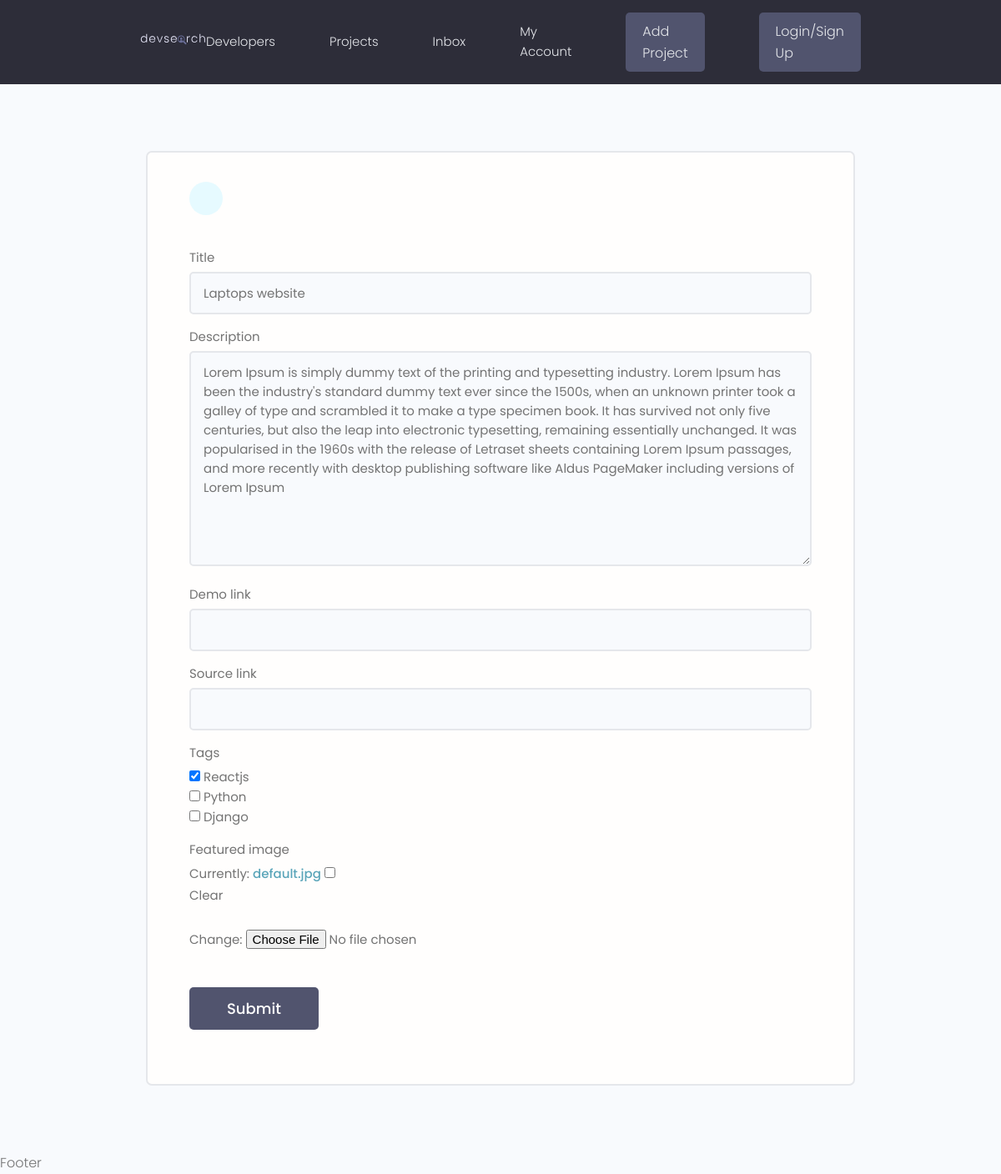
/projects/update-project/1fe9fa0a951e4d8ebd4df3a65afcbdd0/, run on an earlier commit of the app's database.
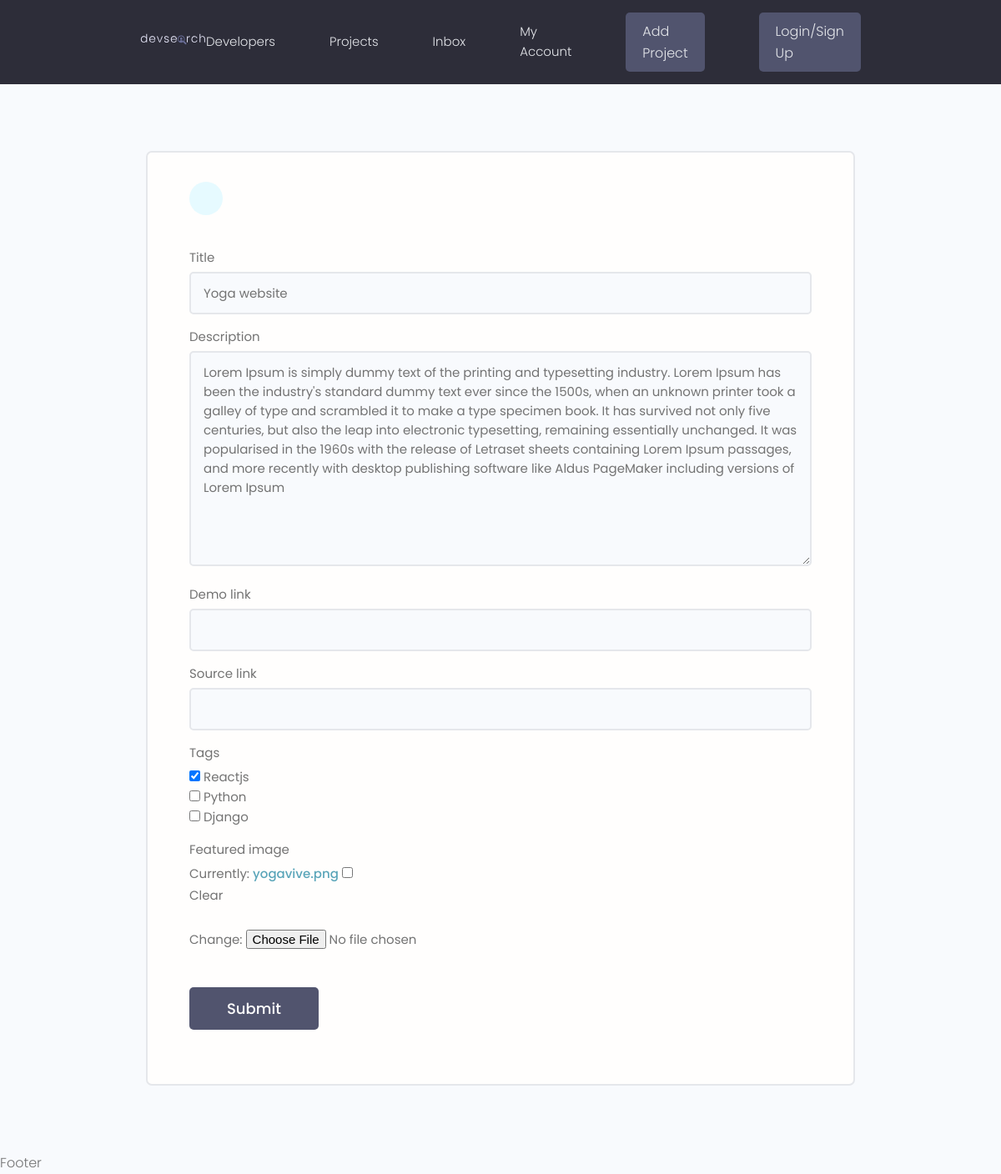
And on a later commit of the database.
### projects/models.py (models this page shows, shortened)
class Project(models.Model):
    owner = models.ForeignKey(
        Profile, null=True, blank=True, on_delete=models.SET_NULL)
    title = models.CharField(max_length=200)
    description = models.TextField(null=True, blank=True)
    featured_image = models.ImageField(
        null=True, blank=True, default="default.jpg")
    demo_link = models.CharField(max_length=2000, null=True, blank=True)
    source_link = models.CharField(max_length=2000, null=True, blank=True)
    tags = models.ManyToManyField("Tag", blank=True)
    vote_total = models.IntegerField(default=0, null=True, blank=True)
    vote_ratio = models.IntegerField(default=0, null=True, blank=True)
    created = models.DateTimeField(auto_now_add=True)
    id = models.UUIDField(default=uuid.uuid4, unique=True, primary_key=True)

### projects/views.py (the view)
# urls.py: path("update-project/<str:pk>/", views.updateProject, name="update-project"),
def updateProject(request, pk):
    project = Project.objects.get(id=pk)
    form = ProjectForm(instance=project)
    if request.method == 'POST':
        form = ProjectForm(request.POST, request.FILES, instance=project)
        if form.is_valid:
            form.save()
            return redirect("projects")
    context = {'form': form}
    return render(request, 'projects/project_form.html', context)

### projects/forms.py
class ProjectForm(ModelForm):
    class Meta:
        model = Project
        fields = ["title",  "description",
                  "demo_link", "source_link", "tags", "featured_image",]
        widgets = {
            "tags": forms.CheckboxSelectMultiple()
        }
    def __init__(self, *args, **kwargs):
        super(ProjectForm, self).__init__(*args, **kwargs)
        for name, field in self.fields.items():
            field.widget.attrs.update({"class": "input"})

### projects/models.py (called while the page is built)
    def __str__(self):
        return self.name

### projects/templates/projects/project_form.html (shortened to what this page needs)
{% extends 'main.html' %} {% block content %}
<main class="formPage my-xl">
  <div class="content-box">
    <div class="formWrapper">
      <a class="backButton" href="#"></a>
      <br />
      <form class="form" method="POST" enctype="multipart/form-data">
        {% csrf_token %} {% for field in form %}
        <div class="form__field">
          <label for="formInput#text">{{field.label}}</label>
          {{field}}
        </div>
        {% endfor %}
        <input
          class="btn btn--sub btn--lg my-md"
          type="submit"
          value="Submit"
        />
      </form>
    </div>
  </div>
</main>
{% endblock content %}

What changed in the data, as far as the page shows it:
changed Project: title "Laptops website" → "Yoga website"
Also different on the page:
text no longer shown: "Currently: default.jpg Clear Change:"
text now shown: "Currently: yogavive.png Clear Change:"
